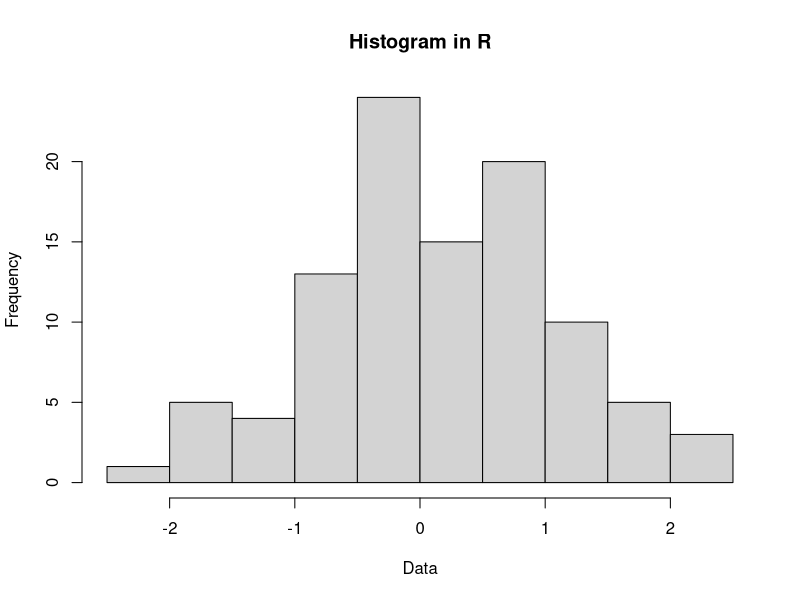

Write R code to recreate this figure.
## ---- chunk 1
data <- rnorm(100)
hist(data, main = "Histogram in R", xlab = "Data")
